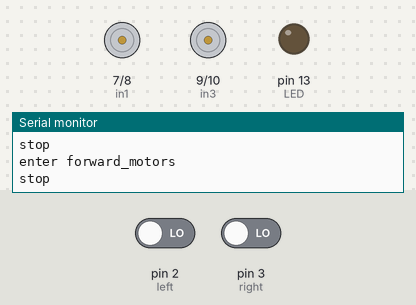
Simulated run of this sketch. Board: Arduino Uno, built with avr-gcc and run on an emulated ATmega328P. Shown: motor-driver pin pairs drawn as motors (green arrow = first pin HIGH = forward, orange = second pin HIGH = backward, longer = more drive, scaled by the enable pin), output pins drawn as LEDs (lit = HIGH), the last lines printed to the serial monitor. The test bench sets the inputs (shaded band); at power-on: pin 2 (left) LOW, pin 3 (right) LOW.

Above: at 1.6 s.
1.7 s: pin 2 (left) driven HIGH and pin 3 (right) driven HIGH
At 4.46 s:
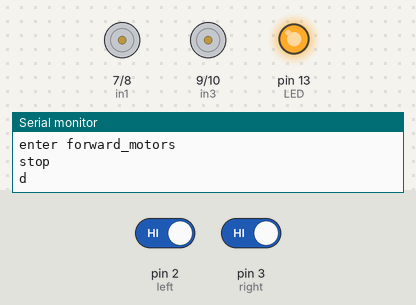
4.7 s: pin 2 (left) driven LOW
At 7.1 s:
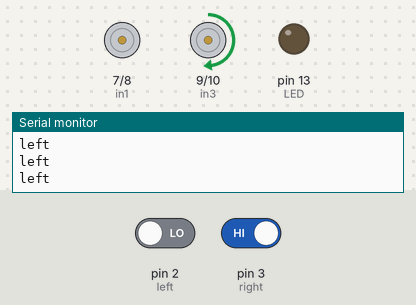
Timing chart, 0 to 24.5 s (numbered marks = the images above; inputs shaded):
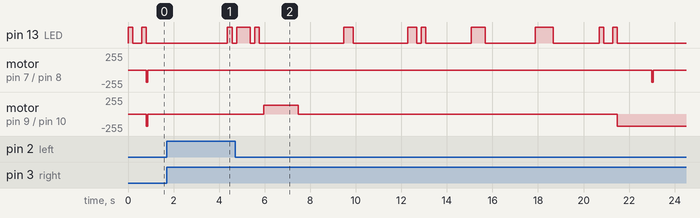

The sketch:

tx_leds_vlc.ino
```cpp
#define in1 7
#define in2 8
#define in3 9
#define in4 10
#define enA 11
#define enB 6
#define LED 13
#define left 2
#define right 3


unsigned int wait =0;
void setup() {

  Serial.begin(9600); // 9600 bits per second
  pinMode(13,OUTPUT); //digital PWM 3 on output
 pinMode(left,INPUT);
pinMode(right,INPUT);


  pinMode(in1, OUTPUT);
 pinMode(in2, OUTPUT);
 pinMode(in3, OUTPUT);
 pinMode(in4, OUTPUT);
  pinMode(enA, OUTPUT);
 pinMode(enB, OUTPUT);

}

void loop() {


  WriteMessage(3);
  Motors_Forward();
  Motors_Forward_no_line();
  delay(50);
 Motors_Forward();
  delay(3500);
  WriteMessage(7);

  WriteMessage(5);
  Motors_Backward();
  delay(2000);

 // WriteMessage(7);

  WriteMessage(9);
   delay(2000);

  WriteMessage(11);
   delay(2000);

  WriteMessage(13);
   delay(2000);

  WriteMessage(15);
   delay(2000);

}

void WriteMessage(int num){
  switch (num){
    case 3:
      //code for 3 is  0011
      LedFlash(false, false, true,true);
      break;

    case 5:
      //code for 5 is 0101
      LedFlash( false, true, false,true);
      break;

    case 7:
      //code for 7 is 0111
      LedFlash(false, true, true,true);
      break;

    case 9:
      //code for 9 is 1001
      LedFlash(true, false, false,true);
      break;

    case 11:
      //code for 11 is 1011
      LedFlash(true, false, true,true);
      break;

    case 13:
      //code for 13 is 1101
      LedFlash( true, true, false,true);
      break;

    case 15:
      //code for 15 is  1111
      LedFlash(true, true, true,true);
      break;

    default:
      Serial.println(num);
      Serial.println("not signal");
      break;
  }
}


void LedFlash( boolean a, boolean b, boolean c ,boolean d){


////////////////LS
  if (d == true){
    Serial.println("d");
    digitalWrite(LED,HIGH);
    delay(200);

  }


  if (a == true){
    Serial.println("a_h");
    digitalWrite(LED,HIGH);
     delay(200);

  }

  if (a == false){
    Serial.println("a_l");
    digitalWrite(LED,LOW);
    delay(200);

  }

  if (b == true){
    Serial.println("b_h");
    digitalWrite(LED,HIGH);
    delay(200);
  }
   if (b == false){
    Serial.println("b_l");
    digitalWrite(LED,LOW);
    delay(200);
  }


if (c == false){
  Serial.println("c_l");
    digitalWrite(LED,LOW);
    delay(200);
  }

  if (c == true){
    Serial.println("c_h");
    digitalWrite(LED,HIGH);
    delay(200);
  }

 digitalWrite(LED,LOW);


}

void Motors_Forward_no_line(void){
  digitalWrite(in1, LOW);
digitalWrite(in2, HIGH);

digitalWrite(in3,LOW);
digitalWrite(in4, HIGH);}


void Motors_Forward(void){

Serial.println("enter forward_motors");
 analogWrite(enA,180);
 analogWrite(enB,180);

while(wait <250){

if((digitalRead(left)) && (digitalRead(right))){
Serial.println("forward");

 digitalWrite(in1, LOW);
digitalWrite(in2, HIGH);

digitalWrite(in3,LOW);
digitalWrite(in4, HIGH);}

 else if((digitalRead(left)) && !(digitalRead(right))){

Serial.println("right");
digitalWrite(in1,LOW);
digitalWrite(in2, HIGH);

digitalWrite(in3, LOW);
digitalWrite(in4,LOW);
}

else if(!(digitalRead(left)) && (digitalRead(right))){
  //
Serial.println("left");
digitalWrite(in1, LOW);
digitalWrite(in2, LOW);
//left
digitalWrite(in3,LOW);
digitalWrite(in4, HIGH);

}

else {
  digitalWrite(in1, LOW);
digitalWrite(in2, LOW);
//left
digitalWrite(in3,LOW);
digitalWrite(in4, LOW);
  }

  wait++;
}

//WriteMessage(7);
Motors_Stop();
wait=0;

  }


void Motors_Backward(void){

Serial.println(" back_motors");
 analogWrite(enA,130);
 analogWrite(enB,130);

while(wait<250){
if((digitalRead(left)) && (digitalRead(right))){
Serial.println("back");

 digitalWrite(in1,HIGH);
digitalWrite(in2, LOW);

digitalWrite(in3,HIGH);
digitalWrite(in4, LOW);}

 else if((digitalRead(left)) && !(digitalRead(right))){

Serial.println("right");
digitalWrite(in1,HIGH);
digitalWrite(in2, LOW);

digitalWrite(in3, LOW);
digitalWrite(in4,LOW);
}

else if(!(digitalRead(left)) && (digitalRead(right))){
  //
Serial.println("left");
digitalWrite(in1, LOW);
digitalWrite(in2, LOW);
//left
digitalWrite(in3,HIGH);
digitalWrite(in4,LOW);

}

else {
  digitalWrite(in1, LOW);
digitalWrite(in2, LOW);
//left
digitalWrite(in3,LOW);
digitalWrite(in4, LOW);
  }

wait++;
  }
  //WriteMessage(7);
Motors_Stop();
wait=0;
}


 void Motors_Stop(void){
 Serial.println("stop");
 digitalWrite(in1, LOW);
digitalWrite(in2, LOW);

digitalWrite(in3,LOW);
digitalWrite(in4, LOW);

}
```
